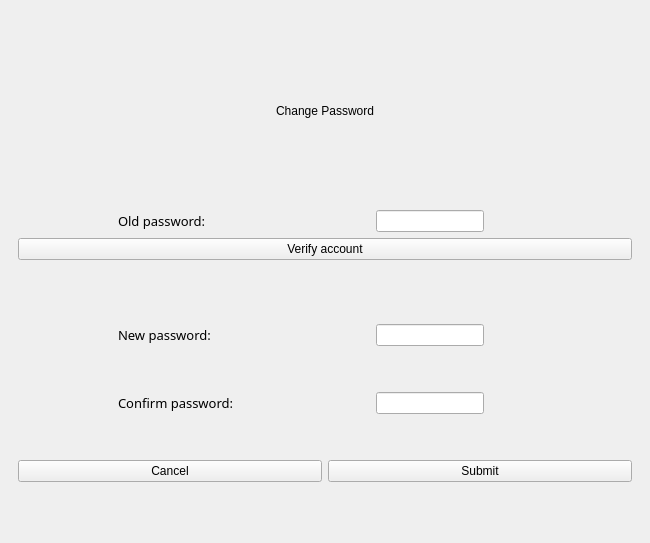
<?xml version="1.0" encoding="UTF-8"?>
<ui version="4.0">
 <class>MainWindow</class>
 <widget class="QMainWindow" name="MainWindow">
  <property name="geometry">
   <rect>
    <x>0</x>
    <y>0</y>
    <width>650</width>
    <height>543</height>
   </rect>
  </property>
  <property name="windowTitle">
   <string>MainWindow</string>
  </property>
  <widget class="QWidget" name="centralwidget">
   <property name="styleSheet">
    <string notr="true">*{
font: 10pt &quot;Arial Rounded MT Bold&quot;;
}</string>
   </property>
   <layout class="QVBoxLayout" name="verticalLayout">
    <item>
     <widget class="QWidget" name="widget" native="true">
      <layout class="QVBoxLayout" name="verticalLayout_2">
       <item>
        <widget class="QLabel" name="label_5">
         <property name="styleSheet">
          <string notr="true">font: 20pt &quot;Arial Rounded MT Bold&quot;;</string>
         </property>
         <property name="text">
          <string>Change Password</string>
         </property>
         <property name="alignment">
          <set>Qt::AlignCenter</set>
         </property>
        </widget>
       </item>
       <item>
        <layout class="QHBoxLayout" name="horizontalLayout">
         <property name="leftMargin">
          <number>100</number>
         </property>
         <property name="rightMargin">
          <number>100</number>
         </property>
         <item>
          <widget class="QLabel" name="label">
           <property name="font">
            <font>
             <family>Arial Rounded MT Bold</family>
             <pointsize>10</pointsize>
             <weight>50</weight>
             <italic>false</italic>
             <bold>false</bold>
            </font>
           </property>
           <property name="text">
            <string>Old password:</string>
           </property>
          </widget>
         </item>
         <item alignment="Qt::AlignHCenter">
          <widget class="QLineEdit" name="old_psw"/>
         </item>
        </layout>
       </item>
       <item>
        <widget class="QPushButton" name="verify">
         <property name="text">
          <string>Verify account</string>
         </property>
        </widget>
       </item>
      </layout>
     </widget>
    </item>
    <item>
     <widget class="QWidget" name="widget_2" native="true">
      <layout class="QVBoxLayout" name="verticalLayout_3">
       <item>
        <layout class="QHBoxLayout" name="horizontalLayout_2">
         <property name="leftMargin">
          <number>100</number>
         </property>
         <property name="rightMargin">
          <number>100</number>
         </property>
         <item>
          <widget class="QLabel" name="label_2">
           <property name="font">
            <font>
             <family>Arial Rounded MT Bold</family>
             <pointsize>10</pointsize>
             <weight>50</weight>
             <italic>false</italic>
             <bold>false</bold>
            </font>
           </property>
           <property name="text">
            <string>New password:</string>
           </property>
          </widget>
         </item>
         <item alignment="Qt::AlignHCenter">
          <widget class="QLineEdit" name="new_psw"/>
         </item>
        </layout>
       </item>
       <item>
        <layout class="QHBoxLayout" name="horizontalLayout_3">
         <property name="leftMargin">
          <number>100</number>
         </property>
         <property name="rightMargin">
          <number>100</number>
         </property>
         <item>
          <widget class="QLabel" name="label_3">
           <property name="font">
            <font>
             <family>Arial Rounded MT Bold</family>
             <pointsize>10</pointsize>
             <weight>50</weight>
             <italic>false</italic>
             <bold>false</bold>
            </font>
           </property>
           <property name="text">
            <string>Confirm password:</string>
           </property>
          </widget>
         </item>
         <item alignment="Qt::AlignHCenter">
          <widget class="QLineEdit" name="confirm_psw"/>
         </item>
        </layout>
       </item>
       <item>
        <layout class="QHBoxLayout" name="horizontalLayout_4">
         <item>
          <widget class="QPushButton" name="pushButton">
           <property name="text">
            <string>Cancel</string>
           </property>
          </widget>
         </item>
         <item>
          <widget class="QPushButton" name="submit">
           <property name="text">
            <string>Submit</string>
           </property>
          </widget>
         </item>
        </layout>
       </item>
      </layout>
     </widget>
    </item>
   </layout>
  </widget>
 </widget>
 <resources/>
 <connections/>
</ui>
